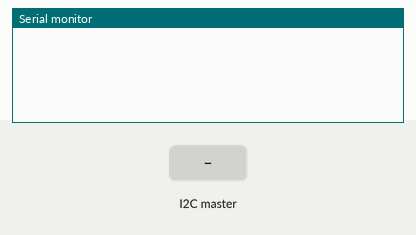
The sketch below on a simulated Arduino Uno, built with avr-gcc and run on an emulated ATmega328P. Shown: the last lines printed to the serial monitor. The inputs (shaded band) are chosen by the test bench.

Above: at 1.2 s.
1.3 s: the I2C master sends the byte 1
At 2.2 s:
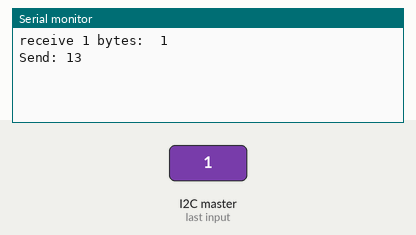
2.8 s: the I2C master sends the byte 0
At 3.4 s:
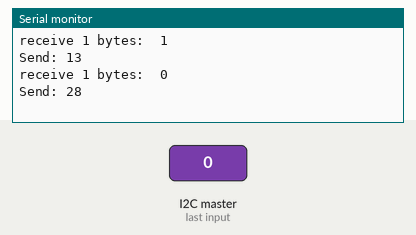

The sketch:

Request_response_slave.ino
```cpp
// Written by Nick Gammon
// Date: 18th February 2011

// sergeLabo: plus simple

#include <Wire.h>

const byte MY_ADDRESS = 42;

int val = 0;
int command = 0;

void setup()
  {
  Serial.begin(9600);
  Wire.begin (MY_ADDRESS);
  // interrupt handler for incoming messages
  Wire.onReceive (receiveEvent);
  // interrupt handler for when data is wanted
  Wire.onRequest (requestEvent);
  }

void loop()
  {
  val++;
  if (val > 3000) {
    val = 0;
    }
  delay(100);
  }

void receiveEvent (int howMany) // howMany received bytes number
  {
  // remember command for when we get request
  int command = Wire.read ();
  Serial.print("receive ");
  Serial.print(howMany);
  Serial.print(" bytes:  ");
  Serial.println(command);
  sendSensor();
  }

void sendSensor ()
  {
  Serial.print("Send: ");
  Serial.println(val);
  // Send 2 bytes idem est 0< number < ~32000
  byte buf [2];
    buf [0] = val >> 8;
    buf [1] = val & 0xFF;
    Wire.write (buf, 2);
  }

void requestEvent ()
  {
  Serial.print("request ");
  if (command == 0) {
      Serial.println("La demande est 0");
      }
  if (command == 1) {
      Serial.println("La demande est 1");
      sendSensor();
     }
  }
```

Measured:
- after the input at 1.3 s, the serial monitor: prints a new line at once (image 1)
- after the input at 2.8 s, the serial monitor: prints a new line at once (image 2)
